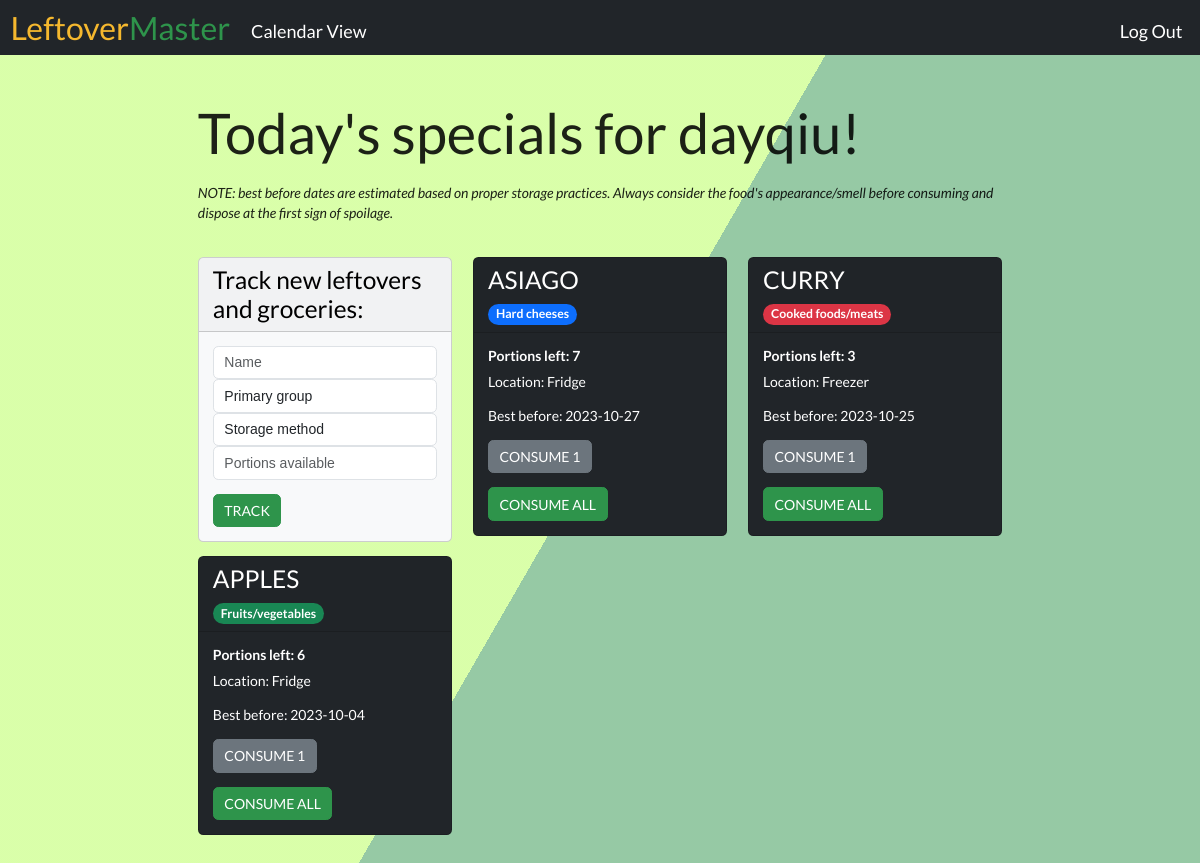
Page / (signed in) on the earlier database version.
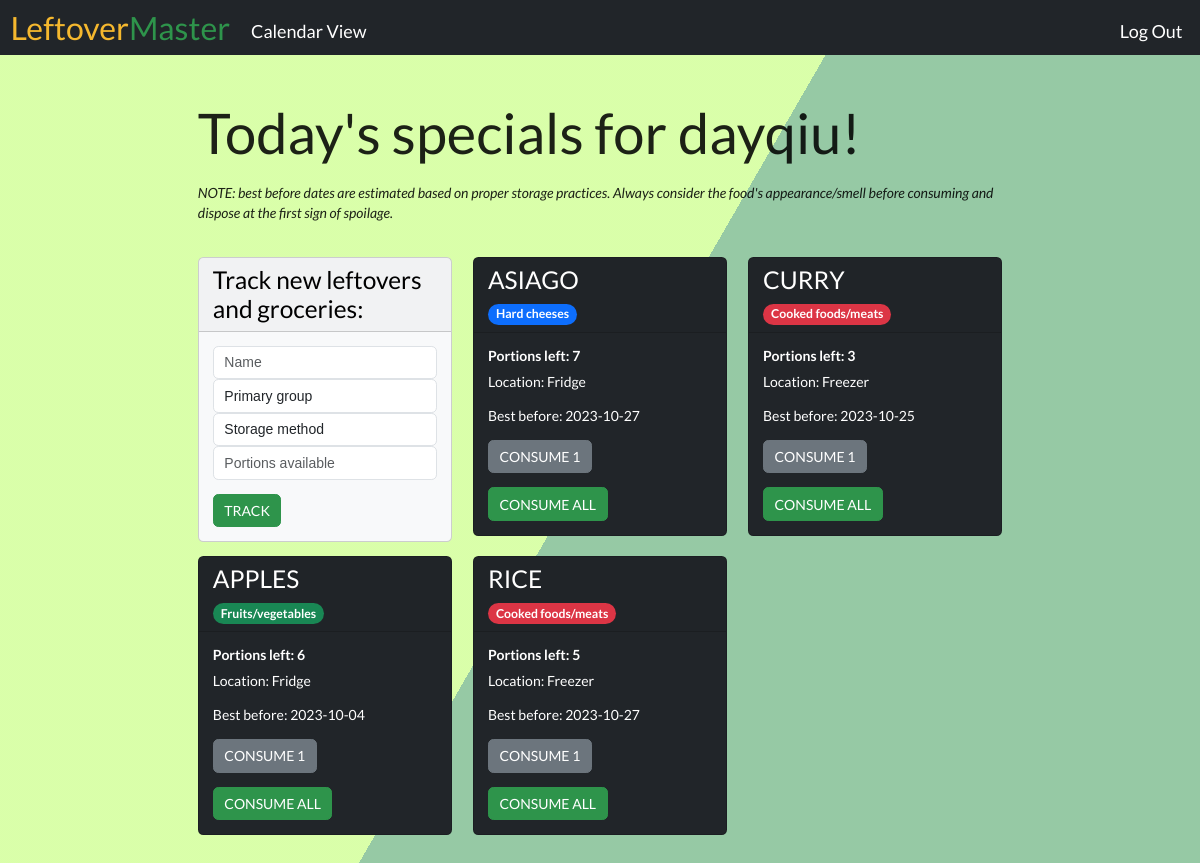
Same page on the later database version.
### tables this page shows
CREATE TABLE users (id INTEGER PRIMARY KEY AUTOINCREMENT NOT NULL, username TEXT NOT NULL, hash TEXT NOT NULL);

CREATE TABLE foods (id INTEGER PRIMARY KEY AUTOINCREMENT NOT NULL, user_id INTERGER NOT NULL, name TEXT NOT NULL, food_group TEXT NOT NULL, location TEXT NOT NULL, start_date TEXT NOT NULL, best_before TEXT NOT NULL, portions INTEGER NOT NULL);

### flask_app.py (the view)
@app.route("/")
@login_required
def index():
    try:
        user = db.execute("SELECT * FROM users WHERE id = ?", session["user_id"])[0]
    except IndexError:
        return redirect("/login")
    db.execute("DELETE FROM foods WHERE (user_id, portions) = (?, ?)", session["user_id"], 0)
    foods = db.execute("SELECT * FROM foods WHERE user_id =?", session["user_id"])
    return render_template("index.html", user=user, foods=foods)

### flask_app.py (called while the page is built)
@app.after_request
def after_request(response):
    response.headers["Cache-Control"] = "no-cache, no-store, must-revalidate"
    response.headers["Expires"] = 0
    response.headers["Pragma"] = "no-cache"
    return response

def login_required(f):
    @wraps(f)
    def decorated_function(*args, **kwargs):
        if session.get("user_id") is None:
            return redirect("/login")
        return f(*args, **kwargs)
    return decorated_function

### templates/index.html (shortened to what this page needs)
{% extends "layout.html" %}
{% block main %}
    <div class="container card-container">
        <h1>Today's specials for {{ user.username }}!</h1>
        <p><em>NOTE: best before dates are estimated based on proper storage practices.
            Always consider the food's appearance/smell before consuming and dispose at the first sign of spoilage.</em></p>
        <br>
        <div class="row">
            <div class="col-sm-4 mb-3 mb-sm-0">
                <div class="card text-bg-light mb-3">
                    <div class="card-header h3">
                        Track new leftovers and groceries:
                    </div>
                    <div class="card-body">
                        <form action="/track" method="post">
                            <div class="mb-3">
                                <input autocomplete="off" autofocus class="form-control mx-auto" id="name" name="name" placeholder="Name" type="text">
                                <select class="form-control mx-auto" id="group" name="group">
                                    <option selected disabled>Primary group</option>
                                </select>
                                <select class="form-control mx-auto" id="location" name="location">
                                    <option selected disabled>Storage method</option>
                                </select>
                                <input autocomplete="off" autofocus class="form-control mx-auto" id="portions" name="portions" placeholder="Portions available" type="number">
                            </div>
                            <button class="btn btn-primary" type="submit">TRACK</button>
                        </form>
                    </div>
                </div>
            </div>
            {% for food in foods %}
            <div class="col-sm-4 mb-3 mb-sm-0">
                <div class="card text-bg-dark mb-3">
                    <div class="card-header h3">
                        {{ food.name }}
                        <br>
                        {% if (food.food_group == "Cooked foods/meats") or (food.food_group == "Raw meat") %}
                            <span class="badge rounded-pill text-bg-danger">{{ food.food_group }}</span>
                        {% elif (food.food_group == "Baked goods") or (food.food_group == "Whole eggs") %}
                            <span class="badge rounded-pill text-bg-warning">{{ food.food_group }}</span>
                        {% elif food.food_group == "Fruits/vegetables" %}
                            <span class="badge rounded-pill text-bg-success">{{ food.food_group }}</span>
                        {% elif food.food_group == "Milk/soft cheeses" %}
                            <span class="badge rounded-pill text-bg-info">{{ food.food_group }}</span>
                        {% elif (food.food_group == "Hard cheeses") or (food.food_group == "Preserved") %}
                            <span class="badge rounded-pill text-bg-primary">{{ food.food_group }}</span>
                        {% endif %}
                    </div>
                    <div class="card-body">
                        <h5 class="card-title">Portions left: {{ food.portions }}</h5>
                        <p class="card-text">Location: {{ food.location }}</p>
                        <p class="card-text">Best before: {{ food.best_before }} </p>
                        <form action="/consume" method="post">
                            <button class="btn btn-secondary" type="submit">CONSUME 1</button>
                        </form>
                        <form action="/consume" method="post">
                            <button class="btn btn-primary" type="submit">CONSUME ALL</button>
                        </form>
                    </div>
                </div>
            </div>
            {% endfor %}
        </div>
    </div>
{% endblock %}

### templates/layout.html (shortened to what this page needs)
<!DOCTYPE html>
<html lang="en">
    <head>
        <link href="https://cdn.jsdelivr.net/npm/bootstrap@5.3.2/dist/css/bootstrap.min.css" rel="stylesheet">
        <link href="https://cdnjs.cloudflare.com/ajax/libs/fullcalendar/3.1.0/fullcalendar.min.css" rel="stylesheet">
        <link href="https://cdnjs.cloudflare.com/ajax/libs/semantic-ui/2.2.7/semantic.min.css" rel="stylesheet">
        <link href="/static/styles.css" rel="stylesheet">
    </head>
    <body>
        <nav class="bg-dark border-dark navbar navbar-expand-sm navbar-light">
            <div class="container-fluid">
                <a class="navbar-brand" href="/"><span class="yellow">Left</span><span class="yellow">over</span><span class="green">Master</span></a>
                <div class="collapse navbar-collapse" id="navbar">
                    {% if session["user_id"] %}
                        <ul class="navbar-nav me-auto mt-2">
                            <li class="nav-item"><a class="nav-link" href="/calendar">Calendar View</a></li>
                        </ul>
                        <ul class="navbar-nav ms-auto mt-2">
                            <li class="nav-item"><a class="nav-link" href="/logout">Log Out</a></li>
                        </ul>
                    {% else %}
                        <ul class="navbar-nav ms-auto mt-2">
                            <li class="nav-item"><a class="nav-link" href="/register">Register</a></li>
                            <li class="nav-item"><a class="nav-link" href="/login">Log In</a></li>
                        </ul>
                    {% endif %}
                </div>
            </div>
        </nav>
        <main class="container-fluid py-5">
            {% block main %}{% endblock %}
        </main>
    </body>
</html>

### static/styles.css (style rules this page uses)
nav .navbar-brand { font-size: xx-large; }
nav .navbar-brand .yellow { color: #f5b82e; }
nav .navbar-brand .green { color: #2e944b; }
nav .nav-link { color: #ffffff; font-size: large; }
h1 { font-size: 4em; font-weight: 500; }
.card-container { max-width: 70%; margin: 0 auto; justify-content: left; }
.badge { font-size: 0.5em; }
.btn-primary { background-color: #2e944b; border-color: #2e944b; }

Differences in the rows shown:
added foods: name "RICE", food_group "Cooked foods/meats", portions "5", location "Freezer", best_before "2023-10-27"
